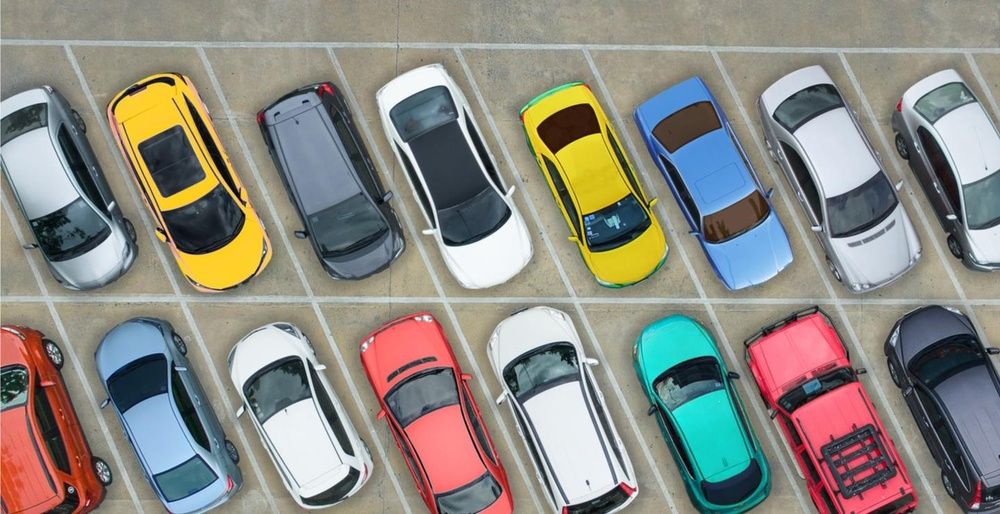
#> input picture carparking.jpg, 1000 x 514 px, shrunk from 1440 x 740 before the run, found by its file name
$ python ji_opencv_findCar.py
#> lines starting #> are read from the running program, lines starting #| are printed output that depends on the picture
#> in main, img is the input picture: shape (514, 1000, 3); mean B, G, R 130, 137.6, 139.2
# -*- coding: utf-8 -*-
"""
Created on Sun Mar 31 17:12:28 2019

@author: jaime
"""

import cv2
import matplotlib.pyplot as plt
import matplotlib
matplotlib.rcParams['interactive'] == True # will show figure with matplotlib

def show_plt(img):
    # Will expect RGB
    plt.imshow(img)
    plt.title('Look weird if you entered BGR...')
    plt.show()


def show_cv2(img):
    # Input should be BGR
    cv2.imshow('image',img)

    cv2.waitKey(0)
    cv2.destroyAllWindows()

def split_img(img,nhorizontal,nvertical,n):
    # Function will split and return the image counting from Left to Down
    # n starting from "0"
#> called with nhorizontal = 3, nvertical = 2, n = 1
    [height,width,_] = img.shape
#> height = 514; width = 1000
    xsize = width // nhorizontal
#> xsize = 333
    ysize = height // nvertical
#> ysize = 257
    y = n // nhorizontal  # quocient
    x = n % nhorizontal # remainder
    print('ysize:',ysize)
#| ysize: 257
    print('xsize:',xsize)
#| xsize: 333
    print('y:',y)
    print('x:',x)
    return img[y*ysize:(y+1)*ysize, x*xsize:(x+1)*xsize, :]
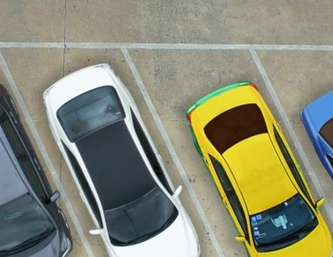
#> returned value: shape (257, 333, 3); mean of channels 0, 1, 2 117.7, 138.4, 136.6; drawn as B, G, R

def main():
    fname = 'carparking.jpg'
    img = cv2.imread(fname) # BGR

    img1 = split_img(img,3,2,1)
    # Use opencv to convert color scheme: RGB -->
    img2 = cv2.cvtColor(img1, cv2.COLOR_RGB2BGR)
    plt.imshow(img2)
    plt.show()
    #show_plt(img)
    #show_cv2(img)

if __name__ == "__main__":
    # execute only if run as a script
    main()
